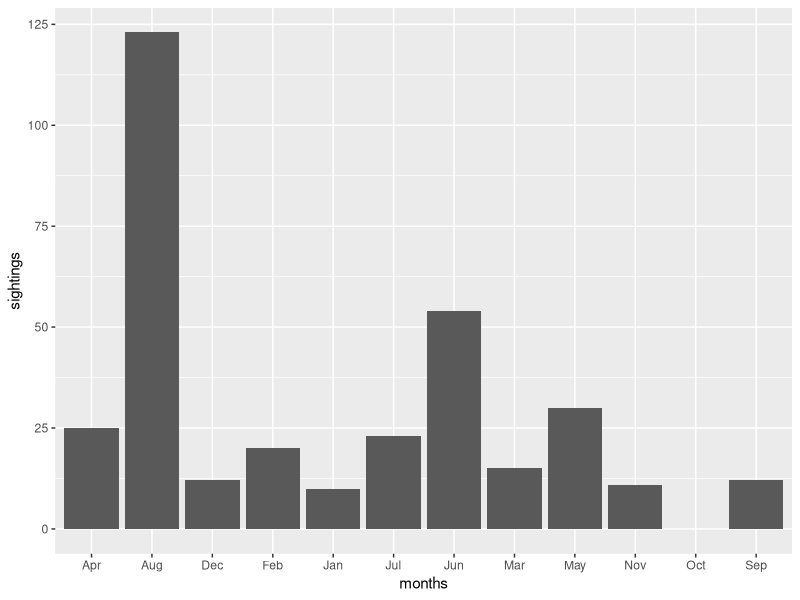
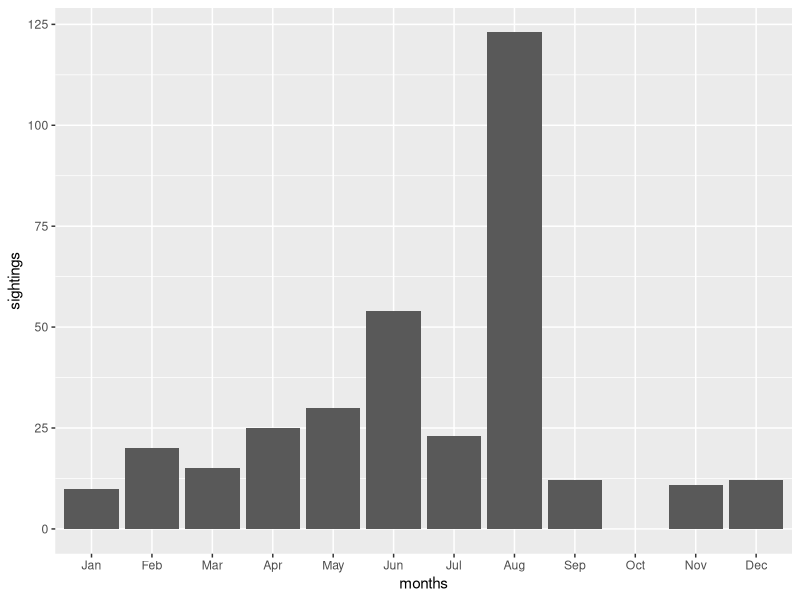
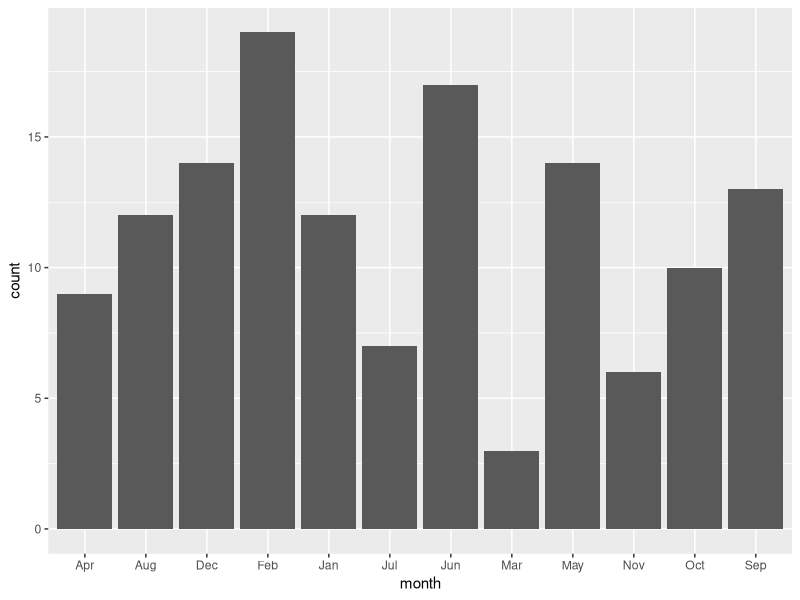
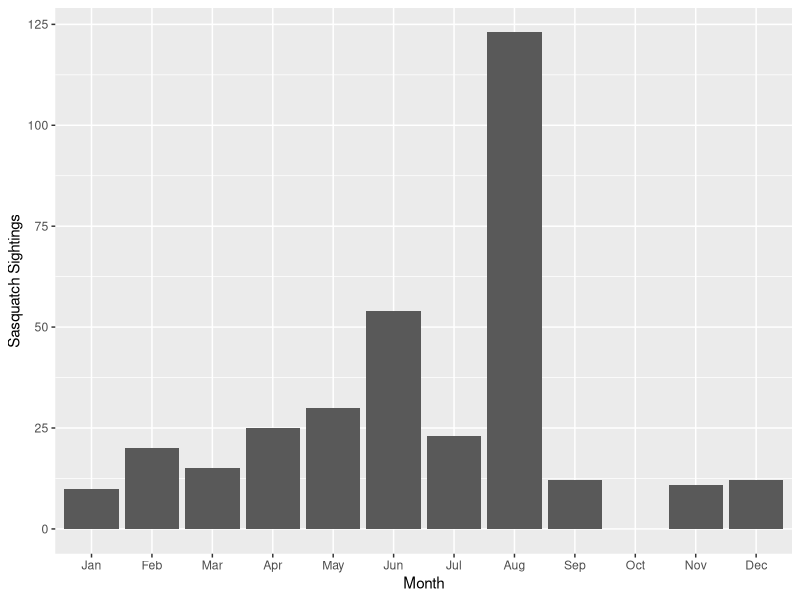
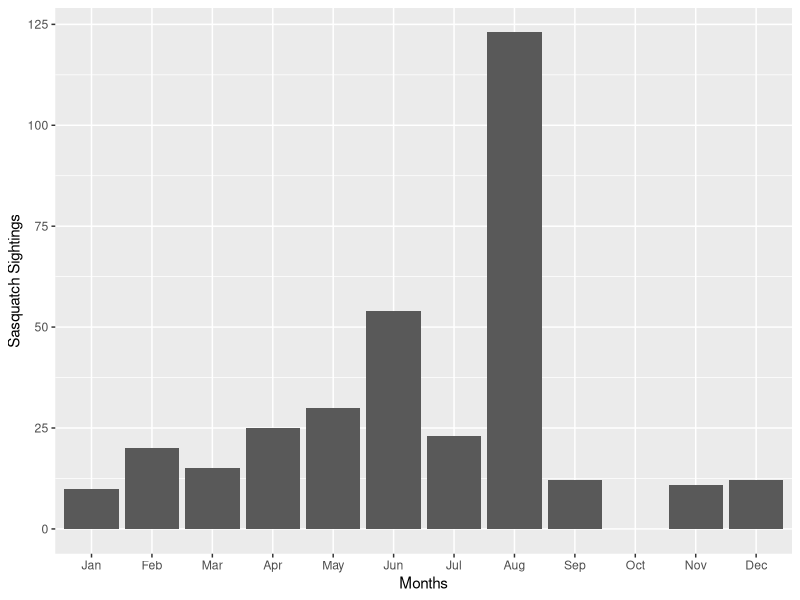

Write R code to recreate these figures, in order.
## ---- chunk 1
knitr::opts_chunk$set(echo = TRUE)
library(ggplot2)
## ---- chunk 2
sas_dat <- data.frame(
  months = c("Jan", "Feb", "Mar", "Apr", "May", "Jun", "Jul", "Aug", "Sep",
             "Oct", "Nov", "Dec"),
  sightings = c(10, 20, 15, 25, 30, 54, 23, 123, 12, 0, 11, 12)
)

sas_dat
## ---- chunk 3
sas_plot <- ggplot(data=sas_dat, aes(x=months, y=sightings)) +
  geom_bar(stat="identity")

sas_plot
## ---- chunk 4
month_names <- c("Jan", "Feb", "Mar", "Apr", "May", "Jun", "Jul", "Aug", "Sep",
                 "Oct", "Nov", "Dec")

sas_dat <- data.frame(
  months = factor(month_names, levels=month_names),              # Use levels argument
  sightings = c(10, 20, 15, 25, 30, 54, 23, 123, 12, 0, 11, 12)
)

ggplot(data=sas_dat, aes(x=months, y=sightings)) +
  geom_bar(stat="identity")
## ---- chunk 5
month <- c()

set.seed(420)

for (m in c("Jan", "Feb", "Mar", "Apr", "May", "Jun", "Jul", "Aug", "Sep",
             "Oct", "Nov", "Dec")) {
  month <- append(month, rep(m, runif(1, min=0, max=20)))
}
## ---- chunk 6
dat <- data.frame(
 month = month
)

my_plot <- ggplot(data=dat, aes(x=month)) + geom_bar()
my_plot
## ---- chunk 7
sas_dat3 <- sas_dat

# Use names() function to directly access column names
names(sas_dat3)
## ---- chunk 8
# Change column names
names(sas_dat3) = c("Month", "Sasquatch Sightings")
## ---- chunk 9
my_plot <- ggplot(data=sas_dat3, aes(x=Month, y=`Sasquatch Sightings`)) +
  geom_bar(stat="identity")

my_plot
## ---- chunk 10
ggplot(data=sas_dat, aes(x=months, y=sightings)) +
  geom_bar(stat="identity") +
  xlab("Months") + ylab("Sasquatch Sightings")      # Change x and y labels
